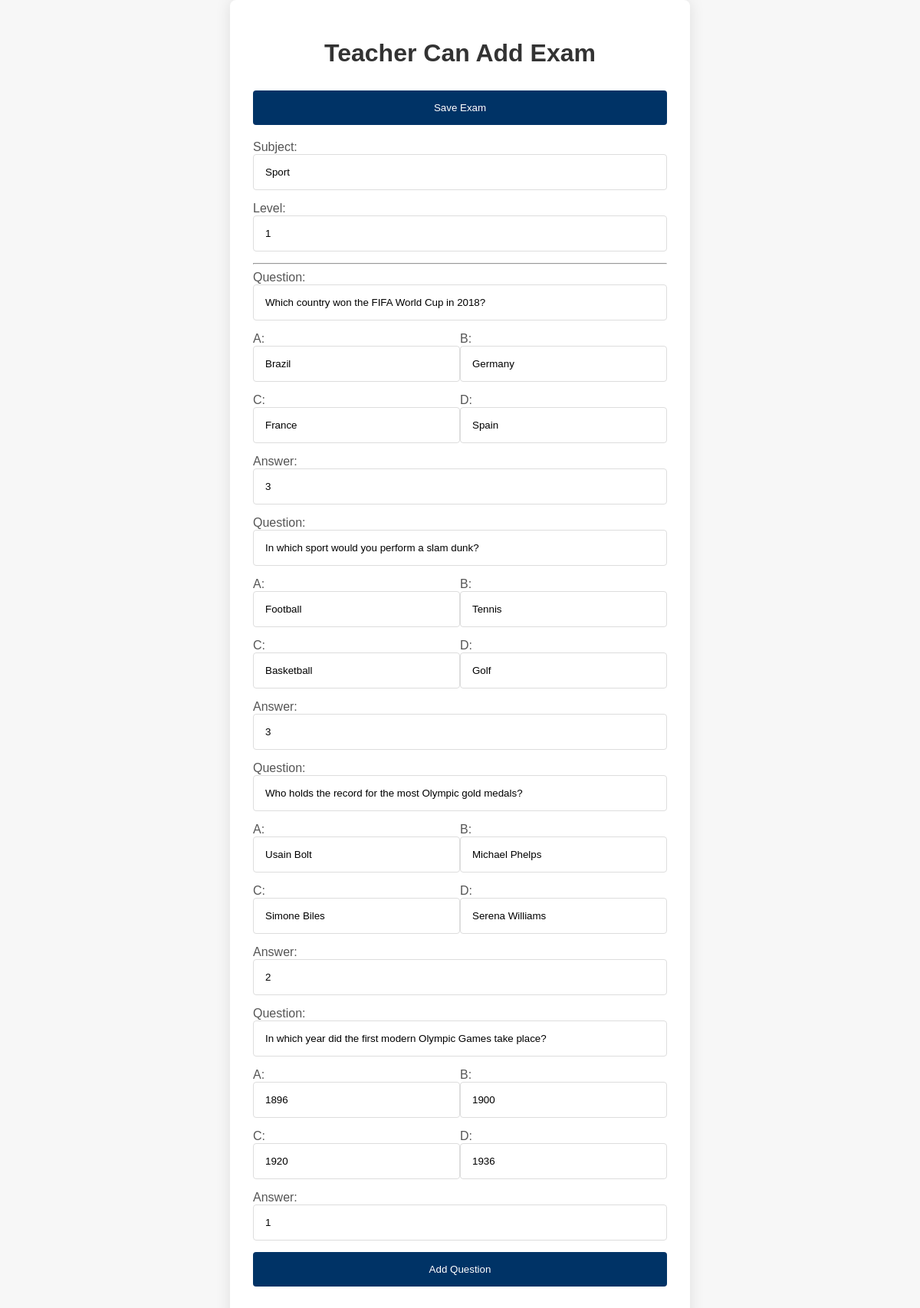
The page /exams/editexam/38/ (signed in) on the database its author committed.
### exams/models.py (models this page shows, shortened)
class Exam(models.Model):
    subject = models.CharField(max_length=50)
    level = models.IntegerField(
        default=1,
        validators=[
            MinValueValidator(1),  # Change the limit_value as needed
            MaxValueValidator(4)  # Change the limit_value as needed
        ])
    questions = models.ManyToManyField('Question', related_name='exams')

class Question(models.Model):
    title = models.CharField(max_length=1000)
    answer = models.IntegerField(
        default=1,
        validators=[
            MinValueValidator(1),  # Change the limit_value as needed
            MaxValueValidator(4),  # Change the limit_value as needed
        ])
    A = models.CharField(max_length=100)
    B = models.CharField(max_length=100)
    C = models.CharField(max_length=100)
    D = models.CharField(max_length=100)

### exams/views.py (the view)
# urls.py: path('editexam/<int:pk>/', views.editexam, name='editexam'),
def editexam(request, pk):
    if request.user.is_anonymous == True:
        return redirect(EMS.views.signin)
    exam = Exam.objects.get(pk=pk)
    exam = ExamSerializer(exam).data
    return render(request, 'exams/edit_exam.html', {"exam": exam, 'pk': pk})

### templates/exams/edit_exam.html (shortened to what this page needs)
{% load static %}
<!DOCTYPE html>
<html lang="en">
<head>
</head>
<body>
    <div class="exam">
        <h1>Teacher Can Add Exam</h1>
        <button onclick="collectAndSave('{{ pk }}')">Save Exam</button>
        <label for="subject">
            <span>Subject:</span>
            <input type="text" name="subject" class="subject" value="{{ exam.subject }}">
        </label>
        <label for="level">
            <span>Level:</span>
            <input type="number" name="level" max="4" min="1" value="{{ exam.level }}">
        </label>
        <hr>
        <div class="questions">
            {% for q in exam.questions%}
            <div>
                <div class="questiondata">
                    <label for="question_name">
                        <span>Question:</span>
                        <input type="text" name="question" class="question" value="{{q.title}}">
                    </label>
                    <div class="choices">
                        <label for="choiceA">
                            <span>A:</span>
                            <input type="text" class="A" value="{{q.A}}">
                        </label>
                        <label for="choiceB">
                            <span>B:</span>
                            <input type="text" class="B" value="{{q.B}}">
                        </label>
                        <label for="choiceC">
                            <span>C:</span>
                            <input type="text" class="C" value="{{q.C}}">
                        </label>
                        <label for="choiceD">
                            <span>D:</span>
                            <input type="text" class="D" value="{{q.D}}">
                        </label>
                    </div>
                    <label for="answer">
                        <span>Answer:</span>
                        <input type="text" class="answer" value="{{q.answer}}">
                    </label>
                </div>
            </div>
            {% endfor %}
        </div>
        <button onclick="addQuestion()">Add Question</button>
    </div>
</body>
</html>

### templates/exams/edit_exam.html (style rules this page uses)
body { font-family: 'Arial', sans-serif; background-color: #f7f7f7; margin: 0; padding: 0; display: flex; justify-content: center; align-items: center; min-height: 100vh; }
h1 { color: #333; text-align: center; margin-bottom: 30px; }
.exam { background-color: #fff; border-radius: 8px; box-shadow: 0 0 20px rgba(0, 0, 0, 0.1); padding: 30px; width: 80%; max-width: 600px; box-sizing: border-box; }
label { display: block; align-items: center; margin-bottom: 10px; color: #555; }
label span { margin-right: 10px; }
input { margin-bottom: 5px; padding: 15px; width: 100%; box-sizing: border-box; border: 1px solid #ddd; border-radius: 4px; transition: border-color 0.3s, box-shadow 0.3s; }
.choices { display: flex; flex-wrap: wrap; }
.choices label { flex: 1 0 50%; display: block; }
button { background-color: #003366; border: none; color: white; cursor: pointer; padding: 15px; width: 100%; margin-bottom: 20px; border-radius: 4px; transition: background-color 0.3s; }

### rows shown on the page
Exam: subject "Sport"
Question: question "Which country won the FIFA World Cup in 2018?", A "Brazil", B "Germany", C "France", D "Spain"
Question: question "In which sport would you perform a slam dunk?", A "Football", B "Tennis", C "Basketball", D "Golf"
Question: question "Who holds the record for the most Olympic gold medals?", A "Usain Bolt", B "Michael Phelps", C "Simone Biles", D "Serena Williams"
Question: question "In which year did the first modern Olympic Games take place?", A "1896", B "1900", C "1920", D "1936"
